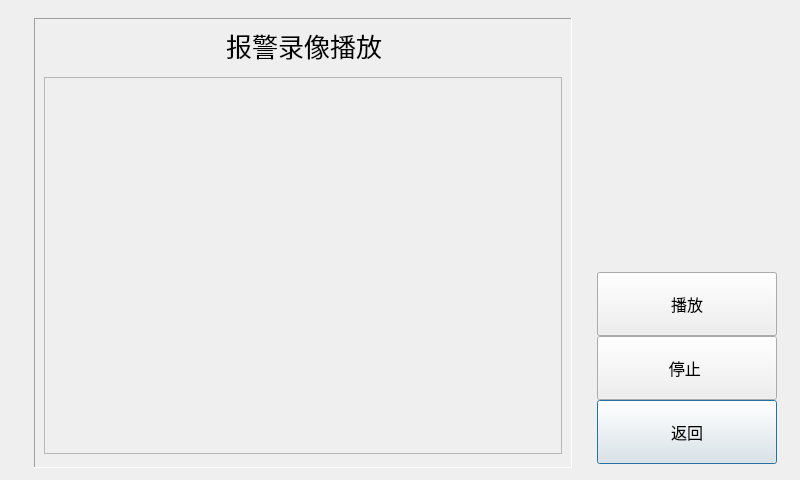
<?xml version="1.0" encoding="UTF-8"?>
<ui version="4.0">
 <class>SecurityPlayerDialog</class>
 <widget class="QDialog" name="SecurityPlayerDialog">
  <property name="geometry">
   <rect>
    <x>0</x>
    <y>0</y>
    <width>800</width>
    <height>480</height>
   </rect>
  </property>
  <property name="focusPolicy">
   <enum>Qt::NoFocus</enum>
  </property>
  <property name="windowTitle">
   <string>Dialog</string>
  </property>
  <widget class="CommonPushButton" name="pushButtonSecPlayerReturn">
   <property name="geometry">
    <rect>
     <x>597</x>
     <y>400</y>
     <width>180</width>
     <height>64</height>
    </rect>
   </property>
   <property name="font">
    <font>
     <family>AlArabiya</family>
     <pointsize>12</pointsize>
    </font>
   </property>
   <property name="text">
    <string>返回</string>
   </property>
  </widget>
  <widget class="CommonPushButton" name="pushButtonSecPlayerPause">
   <property name="geometry">
    <rect>
     <x>597</x>
     <y>272</y>
     <width>180</width>
     <height>64</height>
    </rect>
   </property>
   <property name="font">
    <font>
     <family>AlArabiya</family>
     <pointsize>12</pointsize>
    </font>
   </property>
   <property name="text">
    <string>暂停</string>
   </property>
  </widget>
  <widget class="CommonPushButton" name="pushButtonSecPlayerStop">
   <property name="geometry">
    <rect>
     <x>597</x>
     <y>336</y>
     <width>180</width>
     <height>64</height>
    </rect>
   </property>
   <property name="font">
    <font>
     <family>AlArabiya</family>
     <pointsize>12</pointsize>
    </font>
   </property>
   <property name="text">
    <string>停止 </string>
   </property>
  </widget>
  <widget class="CommonPushButton" name="pushButtonSecPlayerPlay">
   <property name="geometry">
    <rect>
     <x>597</x>
     <y>272</y>
     <width>180</width>
     <height>64</height>
    </rect>
   </property>
   <property name="font">
    <font>
     <family>AlArabiya</family>
     <pointsize>12</pointsize>
    </font>
   </property>
   <property name="text">
    <string>播放</string>
   </property>
  </widget>
  <widget class="QFrame" name="frameVideoShow">
   <property name="geometry">
    <rect>
     <x>44</x>
     <y>77</y>
     <width>518</width>
     <height>377</height>
    </rect>
   </property>
   <property name="styleSheet">
    <string notr="true"/>
   </property>
   <property name="frameShape">
    <enum>QFrame::StyledPanel</enum>
   </property>
   <property name="frameShadow">
    <enum>QFrame::Raised</enum>
   </property>
  </widget>
  <widget class="QLabel" name="labelInfo">
   <property name="geometry">
    <rect>
     <x>49</x>
     <y>20</y>
     <width>510</width>
     <height>50</height>
    </rect>
   </property>
   <property name="font">
    <font>
     <family>,white</family>
     <pointsize>-1</pointsize>
     <weight>50</weight>
     <italic>false</italic>
     <bold>false</bold>
    </font>
   </property>
   <property name="styleSheet">
    <string notr="true">font: 26px, white;
border: 0px;</string>
   </property>
   <property name="text">
    <string>报警录像播放</string>
   </property>
   <property name="alignment">
    <set>Qt::AlignCenter</set>
   </property>
  </widget>
  <widget class="QFrame" name="framePanel">
   <property name="geometry">
    <rect>
     <x>34</x>
     <y>18</y>
     <width>538</width>
     <height>450</height>
    </rect>
   </property>
   <property name="frameShape">
    <enum>QFrame::Panel</enum>
   </property>
   <property name="frameShadow">
    <enum>QFrame::Sunken</enum>
   </property>
  </widget>
  <zorder>framePanel</zorder>
  <zorder>pushButtonSecPlayerReturn</zorder>
  <zorder>pushButtonSecPlayerPause</zorder>
  <zorder>pushButtonSecPlayerStop</zorder>
  <zorder>pushButtonSecPlayerPlay</zorder>
  <zorder>frameVideoShow</zorder>
  <zorder>labelInfo</zorder>
 </widget>
 <customwidgets>
  <customwidget>
   <class>CommonPushButton</class>
   <extends>QPushButton</extends>
   <header>commonpushbutton.h</header>
  </customwidget>
 </customwidgets>
 <tabstops>
  <tabstop>pushButtonSecPlayerPlay</tabstop>
  <tabstop>pushButtonSecPlayerPause</tabstop>
  <tabstop>pushButtonSecPlayerStop</tabstop>
  <tabstop>pushButtonSecPlayerReturn</tabstop>
 </tabstops>
 <resources/>
 <connections/>
</ui>
